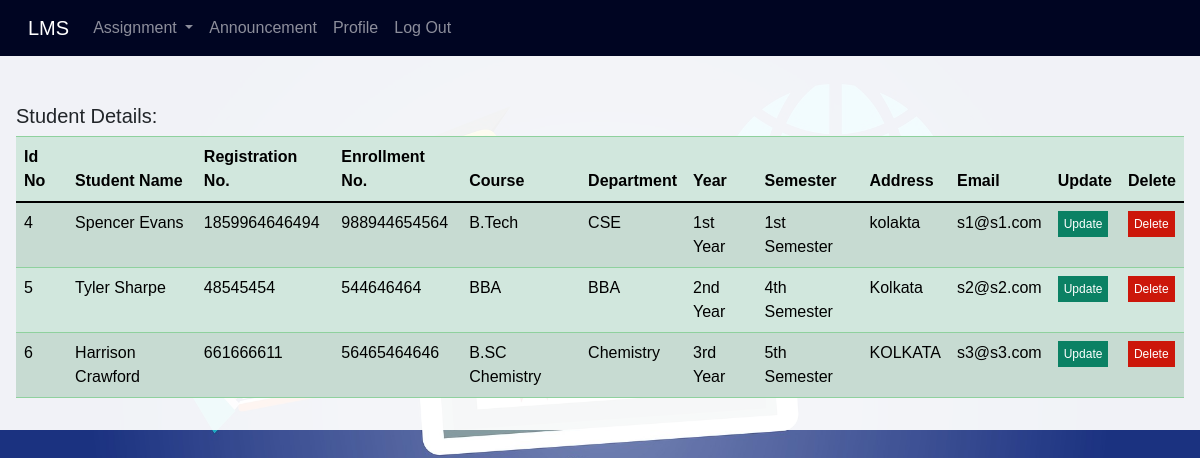
/view_student, run on an earlier commit of the app's database.
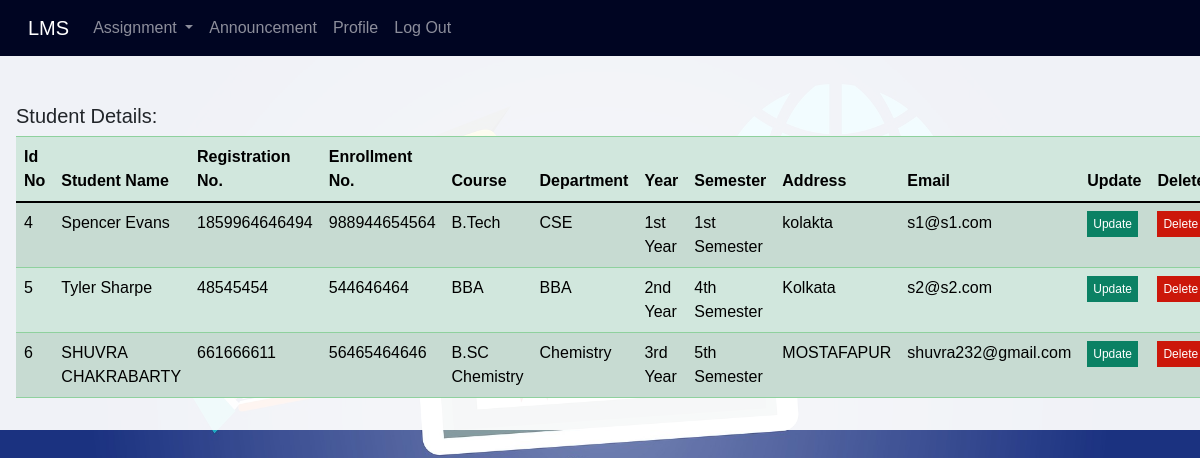
And on a later commit of the database.
### lms_app/models.py (models this page shows)
class Student(models.Model):
    id= models.AutoField(primary_key=True)
    name = models.CharField(max_length=70,unique=False)
    course = models.CharField(max_length=70,unique=False)
    department = models.CharField(max_length=100, unique=False)
    reg_no = models.CharField(max_length=30,unique=True)
    roll_no = models.CharField(max_length=50,unique=True)
    year = models.CharField(max_length=20,unique=False)
    semester = models.CharField(max_length=20,unique=False)
    address = models.CharField(max_length=500,unique=False)
    password = models.CharField(max_length=50,unique=False,null=True)
    email = models.CharField(max_length=70,unique=False,null=True)

### lms_app/views.py (the view)
# urls.py: path('view_student',views.view_student,name='view_student'),
def view_student(requests):
    student = Student.objects.all()
    my_dict={'student':student}
    return render(requests,'view_student.html',context=my_dict)

### templates/view_student.html (shortened to what this page needs)
{% extends 'header.html' %}
{% block body_block %}
<div class="from_table">
    <table class="table table-striped  table-success">
      <h5 style="padding-top: 2rem;">Student Details:</h5>
  <thead>
    <tr>
      <th scope="col">Id No</th>
      <th scope="col">Student Name</th>
      <th scope="col">Registration No.</th>
        <th scope="col">Enrollment No.</th>
        <th scope="col">Course</th>
        <th scope="col">Department</th>
        <th scope="col">Year</th>
        <th scope="col">Semester</th>
         <th scope="col">Address</th>
         <th scope="col">Email</th>
      <th scope="col">Update</th>
      <th scope="col">Delete</th>
    </tr>
  </thead>
  <tbody>
{% if student %}
{%  for s in student %}
    <tr>
      <td>{{s.id}}</td>
      <td>{{s.name}}</td>
      <td>{{s.reg_no}}</td>
       <td>{{s.roll_no}}</td>
       <td>{{s.course}}</td>
      <td>{{s.department}}</td>
       <td>{{s.year}}</td>
      <td>{{s.semester}}</td>
      <td>{{s.address}}</td>
      <td>{{s.email}}</td>
        <td><a href="{% url 'base:update_student' student_id=s.id %}" style="text-decoration: none; background: rgb(11, 129, 100); padding: 6px; color: white; font-size: 12px;">Update</a></td>
        <td><a href="{% url 'base:delete_student' student_id=s.id %}" style="text-decoration: none; background: rgb(204, 23, 10); padding: 6px; color: white; font-size: 12px;">Delete</a></td>
    </tr>
{% endfor %}
{%endif %}
  </tbody>
</table>
</div>
</body>
</html>
{% endblock %}

What changed in the data, as far as the page shows it:
changed Student "B.SC Chemistry": name "Harrison Crawford" → "SHUVRA CHAKRABARTY"; address "KOLKATA" → "MOSTAFAPUR"; email "s3@s3.com" → "shuvra232@gmail.com"
